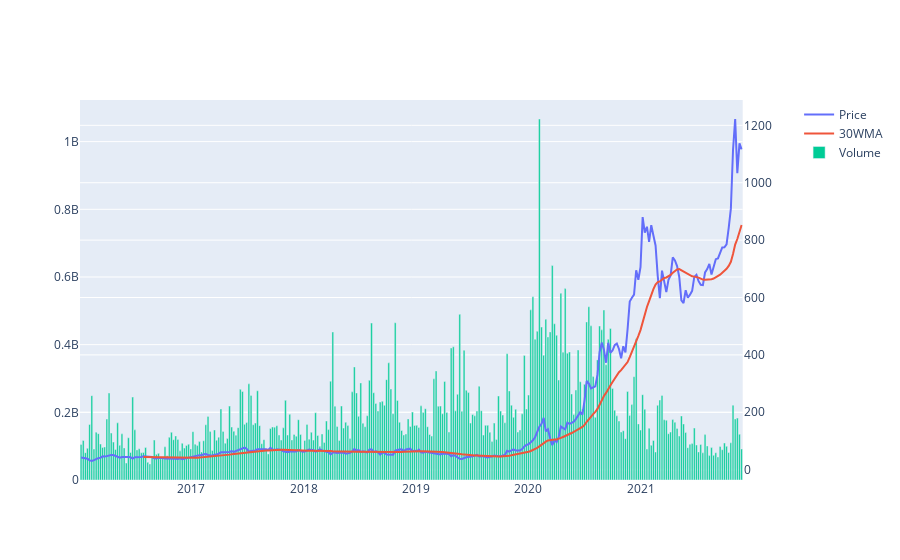

This figure's notebook cell:
### Code cell
fig = make_subplots(specs=[[{"secondary_y": True}]])
fig.add_trace(go.Scatter(x=dfSorted.index, y=dfSorted['Close'],name='Price'),secondary_y=True)
fig.add_trace(go.Scatter(x=dfSorted.index, y=dfSorted['30WMA'],name="30WMA"),secondary_y=True)
fig.add_trace(go.Bar(x=dfSorted.index, y=dfSorted['Volume'],name="Volume"),secondary_y=False)
fig.show()

### Figure 1 — Plotly figure (JSON) as saved in the notebook; plotly's stock layout.template omitted (floating-point values rounded to 4 significant figures; data arrays with more than 128 entries replaced by an {"elided": "..."} marker saying what was removed)
{"data": [{"name": "Price", "type": "scatter", "x": {"elided": "308 str values"}, "xaxis": "x", "y": {"elided": "308 float values"}, "yaxis": "y2"}, {"name": "30WMA", "type": "scatter", "x": {"elided": "308 str values"}, "xaxis": "x", "y": {"elided": "308 float values"}, "yaxis": "y2"}, {"name": "Volume", "type": "bar", "x": {"elided": "308 str values"}, "xaxis": "x", "y": {"elided": "308 int values"}, "yaxis": "y"}], "layout": {"xaxis": {"anchor": "y", "domain": [0, 0.94]}, "yaxis": {"anchor": "x", "domain": [0, 1]}, "yaxis2": {"anchor": "x", "overlaying": "y", "side": "right"}}}
